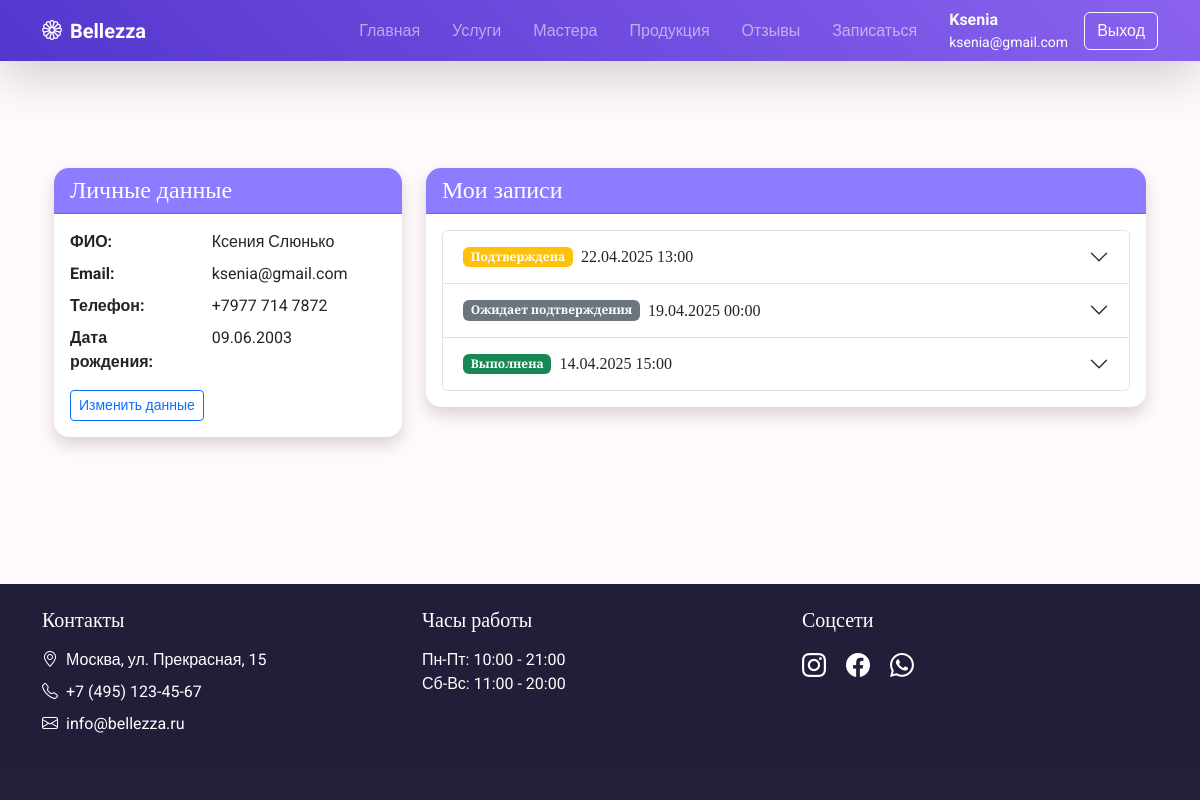
The app's page /api/v1/beauty_salon/profile/ (signed in) with its own data.
### beauty_salon/models.py (models this page shows, shortened)
class Client(models.Model):
    user = models.OneToOneField(User, on_delete=models.CASCADE, null=True, blank=True)
    name = models.CharField(max_length=100, verbose_name='ФИО')
    email = models.EmailField(unique=True, verbose_name='email')
    phone = models.CharField(max_length=15, unique=True, verbose_name='Номер телефона')
    birth_date = models.DateField(null=True, blank=True, verbose_name='Дата рождения')
    class Meta:
        verbose_name = "Клиент"
        verbose_name_plural = "Клиенты"

class Appointment(models.Model):
    STATUS_CHOICES = [
        ('pending', 'Ожидает подтверждения'),
        ('confirmed', 'Подтверждена'),
        ('completed', 'Выполнена'),
        ('canceled', 'Отменена'),
    ]
    client = models.ForeignKey(Client, on_delete=models.CASCADE, verbose_name='Клиент')
    employee = models.ForeignKey(Employee, on_delete=models.CASCADE, verbose_name='Исполнитель')
    date = models.DateField(verbose_name='Дата')
    time = models.TimeField(verbose_name='Время')
    service = models.ForeignKey(Service, on_delete=models.CASCADE)
    status = models.CharField(
        max_length=20,
        choices=STATUS_CHOICES,
        default='pending',
        verbose_name='Статус'
    )
    created_at = models.DateTimeField(auto_now_add=True, verbose_name='Создан')
    history = HistoricalRecords(
        verbose_name="История изменений",
        bases=[models.Model],
    )
    class Meta:
        verbose_name = "Запись"
        verbose_name_plural = "Записи"
        ordering = ['-date', '-time']

### beauty_salon/views.py (the view)
# urls.py: path('profile/', views.profile, name='profile'),
@login_required
def profile(request):
    try:
        client = Client.objects.get(user=request.user)
    except Client.DoesNotExist:
        return render(request, 'error.html', {
            'message': 'У вас нет профиля клиента, поэтому нет записей.'
        })
    appointments = Appointment.objects.filter(client=client).order_by('-date', '-time')
    for app in appointments:
        app.existing_review = Review.objects.filter(appointment=app).first()
    return render(request, 'profile.html', {
        'client': client,
        'appointments': appointments
    })

### beauty_salon/templates/profile.html (shortened to what this page needs)
{% extends 'base_generic.html' %}
{% load static %}
{% block content %}
<div class="container my-5">
    <div class="row">
        <div class="col-md-4 mb-4">
            <div class="card shadow">
                <div class="card-header" style="background-color: #8C7CFFFF;">
                    <h4 class="mb-0 text-white">Личные данные</h4>
                </div>
                <div class="card-body">
                    <dl class="row">
                        <dt class="col-sm-5">ФИО:</dt>
                        <dd class="col-sm-7">{{ client.name }}</dd>
                        <dt class="col-sm-5">Email:</dt>
                        <dd class="col-sm-7">{{ client.email }}</dd>
                        <dt class="col-sm-5">Телефон:</dt>
                        <dd class="col-sm-7">{{ client.phone }}</dd>
                        <dt class="col-sm-5">Дата рождения:</dt>
                        <dd class="col-sm-7">{{ client.birth_date|date:"d.m.Y" }}</dd>
                    </dl>
                    <a href="#" class="btn btn-outline-primary btn-sm">Изменить данные</a>
                </div>
            </div>
        </div>
        <div class="col-md-8">
            <div class="card shadow">
                <div class="card-header" style="background-color: #8C7CFFFF">
                    <h4 class="mb-0 text-white">Мои записи</h4>
                </div>
                <div class="card-body">
                    {% if appointments %}
                    <div class="accordion" id="appointmentsAccordion">
                        {% for appointment in appointments %}
                        <div class="accordion-item">
                            <h2 class="accordion-header" id="heading{{ forloop.counter }}">
                                <button class="accordion-button collapsed" type="button"
                                    data-bs-toggle="collapse"
                                    data-bs-target="#collapse{{ forloop.counter }}"
                                    aria-expanded="false"
                                    aria-controls="collapse{{ forloop.counter }}">
                                    <span class="badge
                                        {% if appointment.status == 'pending' %}bg-secondary
                                        {% elif appointment.status == 'confirmed' %}bg-warning
                                        {% elif appointment.status == 'completed' %}bg-success
                                        {% elif appointment.status == 'canceled' %}bg-danger
                                        {% endif %} me-2">
                                            {{ appointment.get_status_display }}
                                    </span>
                                    {{ appointment.date|date:"d.m.Y" }} {{ appointment.time|time:"H:i" }}
                                </button>
                            </h2>
                        </div>
                        {% endfor %}
                    </div>
                    {% else %}
                    <div class="alert alert-info" role="alert">
                        У вас пока нет активных записей.
                    </div>
                    {% endif %}
                </div>
            </div>
        </div>
    </div>
</div>
{% endblock %}

### templates/base_generic.html (shortened to what this page needs)
<!DOCTYPE html>
{% load static %}
<html lang="ru">
<head>
    <link href="https://cdn.jsdelivr.net/npm/bootstrap@5.3.0/dist/css/bootstrap.min.css" rel="stylesheet">
    <link rel="stylesheet" href="https://cdnjs.cloudflare.com/ajax/libs/font-awesome/6.4.2/css/all.min.css">
    <link href="{% static 'css/styles.css' %}" rel="stylesheet">
    <link rel="stylesheet" href="https://cdn.jsdelivr.net/npm/bootstrap-icons@1.7.2/font/bootstrap-icons.css">
</head>
<body class="d-flex flex-column min-vh-100">
<header>
    <nav class="navbar navbar-expand-lg navbar-dark fixed-top shadow-lg">
        <div class="container">
            <a class="navbar-brand fw-bold" href="{% url 'home' %}">
                <i class="bi bi-flower1 me-2"></i>Bellezza
            </a>
            <div class="collapse navbar-collapse" id="navbarNav">
                <ul class="navbar-nav ms-auto">
                    <li class="nav-item mx-2">
                        <a class="nav-link" href="{% url 'home' %}">Главная</a>
                    </li>
                    <li class="nav-item mx-2">
                        <a class="nav-link" href="{% url 'service_list' %}">Услуги</a>
                    </li>
                    <li class="nav-item mx-2">
                        <a class="nav-link" href="{% url 'employee_list' %}">Мастера</a>
                    </li>
                    <li class="nav-item mx-2">
                        <a class="nav-link" href="{% url 'product_list' %}">Продукция</a>
                    </li>
                    <li class="nav-item mx-2">
                        <a class="nav-link" href="{% url 'review_list' %}">Отзывы</a>
                    </li>
                    <li class="nav-item mx-2">
                        <a class="nav-link" href="{% url 'appointment_create' %}">Записаться</a>
                    </li>
                </ul>
                <div class="d-flex ms-3 align-items-center">
                    {% if user.is_authenticated %}
                        <a href="{% url 'profile' %}" class="text-decoration-none text-light me-3">
                            <div class="d-flex flex-column">
                                <span class="fw-bold">{{ user.username }}</span>
                                <small class="text-white">{{ user.email }}</small>
                            </div>
                        </a>
                        <form action="{% url 'logout' %}" method="post" class="d-inline">
                            <button type="submit" class="btn btn-outline-light">Выход</button>
                        </form>
                    {% else %}
                        <a href="{% url 'login' %}" class="btn btn-outline-light me-2">Вход</a>
                        <a href="{% url 'register' %}" class="btn btn-light">Регистрация</a>
                    {% endif %}
                </div>
            </div>
        </div>
    </nav>
</header>
    <main class="flex-grow-1 mt-5 pt-4">
        <div class="container py-5">
            {% block content %}{% endblock %}
        </div>
    </main>
    <footer class="text-white mt-auto py-4" style="background-color: #1F1C37FC">
        <div class="container">
            <div class="row">
                <div class="col-md-4 mb-4">
                    <h5 class="mb-3 text-white">Контакты</h5>
                    <ul class="list-unstyled">
                        <li><i class="bi bi-geo-alt me-2"></i>Москва, ул. Прекрасная, 15</li>
                        <li class="my-2"><i class="bi bi-telephone me-2"></i>+7 (495) 123-45-67</li>
                        <li><i class="bi bi-envelope me-2"></i>info@bellezza.ru</li>
                    </ul>
                </div>
                <div class="col-md-4 mb-4">
                    <h5 class="mb-3 text-white">Часы работы</h5>
                    <ul class="list-unstyled">
                        <li>Пн-Пт: 10:00 - 21:00</li>
                        <li>Сб-Вс: 11:00 - 20:00</li>
                    </ul>
                </div>
                <div class="col-md-4 mb-4">
                    <h5 class="mb-3 text-white">Соцсети</h5>
                    <div class="social-links">
                        <a href="#" class="text-white me-3"><i class="bi bi-instagram fs-4"></i></a>
                        <a href="#" class="text-white me-3"><i class="bi bi-facebook fs-4"></i></a>
                        <a href="#" class="text-white"><i class="bi bi-whatsapp fs-4"></i></a>
                    </div>
                </div>
            </div>
        </div>
    </footer>
</body>
</html>

### static/css/styles.css (style rules this page uses)
:root { --primary-color: #dac5fd; --secondary-color: #f0f0f0; --accent-color: #8c7cff; }
body { font-family: "Roboto", sans-serif; background-color: #fff9fb; }
h1, h2, h3, h4, h5 { font-family: "Playfair Display", serif; color: #333; }
.navbar { background: linear-gradient(45deg, #5436cd, #8a62ef); }
.card { transition: transform 0.3s ease; border: none; border-radius: 15px; overflow: hidden; box-shadow: 0 5px 15px rgba(0, 0, 0, 0.1); }

### records on screen
Client: name "Ксения Слюнько", email "ksenia@gmail.com", phone "+7977 714 7872", birth_date "09.06.2003"
Appointment: status "Подтверждена", date "22.04.2025", time "13:00"
Appointment: status "Ожидает подтверждения", date "19.04.2025", time "00:00"
Appointment: status "Выполнена", date "14.04.2025", time "15:00"

### other values on screen
{{ user.username }} "Ksenia"
{{ user.email }} "ksenia@gmail.com"
